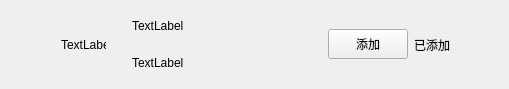
<?xml version="1.0" encoding="UTF-8"?>
<ui version="4.0">
 <class>ApplyFriendItem</class>
 <widget class="QWidget" name="ApplyFriendItem">
  <property name="geometry">
   <rect>
    <x>0</x>
    <y>0</y>
    <width>509</width>
    <height>80</height>
   </rect>
  </property>
  <property name="maximumSize">
   <size>
    <width>16777215</width>
    <height>80</height>
   </size>
  </property>
  <property name="windowTitle">
   <string>Form</string>
  </property>
  <layout class="QHBoxLayout" name="horizontalLayout">
   <property name="topMargin">
    <number>0</number>
   </property>
   <property name="rightMargin">
    <number>0</number>
   </property>
   <property name="bottomMargin">
    <number>0</number>
   </property>
   <item>
    <spacer name="horizontalSpacer">
     <property name="orientation">
      <enum>Qt::Orientation::Horizontal</enum>
     </property>
     <property name="sizeType">
      <enum>QSizePolicy::Policy::Fixed</enum>
     </property>
     <property name="sizeHint" stdset="0">
      <size>
       <width>50</width>
       <height>20</height>
      </size>
     </property>
    </spacer>
   </item>
   <item>
    <widget class="QLabel" name="icon_lb">
     <property name="minimumSize">
      <size>
       <width>45</width>
       <height>45</height>
      </size>
     </property>
     <property name="maximumSize">
      <size>
       <width>45</width>
       <height>45</height>
      </size>
     </property>
     <property name="text">
      <string>TextLabel</string>
     </property>
    </widget>
   </item>
   <item>
    <widget class="QWidget" name="widget" native="true">
     <layout class="QHBoxLayout" name="horizontalLayout_2">
      <item>
       <widget class="QWidget" name="widget_2" native="true">
        <layout class="QVBoxLayout" name="verticalLayout">
         <property name="spacing">
          <number>7</number>
         </property>
         <property name="leftMargin">
          <number>11</number>
         </property>
         <property name="topMargin">
          <number>2</number>
         </property>
         <property name="rightMargin">
          <number>11</number>
         </property>
         <property name="bottomMargin">
          <number>2</number>
         </property>
         <item>
          <widget class="QLabel" name="user_name_lb">
           <property name="minimumSize">
            <size>
             <width>100</width>
             <height>30</height>
            </size>
           </property>
           <property name="maximumSize">
            <size>
             <width>200</width>
             <height>30</height>
            </size>
           </property>
           <property name="text">
            <string>TextLabel</string>
           </property>
          </widget>
         </item>
         <item>
          <widget class="QLabel" name="user_chat_lb">
           <property name="minimumSize">
            <size>
             <width>100</width>
             <height>30</height>
            </size>
           </property>
           <property name="maximumSize">
            <size>
             <width>200</width>
             <height>30</height>
            </size>
           </property>
           <property name="text">
            <string>TextLabel</string>
           </property>
          </widget>
         </item>
        </layout>
       </widget>
      </item>
      <item>
       <spacer name="horizontalSpacer_3">
        <property name="orientation">
         <enum>Qt::Orientation::Horizontal</enum>
        </property>
        <property name="sizeHint" stdset="0">
         <size>
          <width>40</width>
          <height>20</height>
         </size>
        </property>
       </spacer>
      </item>
      <item>
       <widget class="ClickedBtn" name="addBtn">
        <property name="minimumSize">
         <size>
          <width>80</width>
          <height>30</height>
         </size>
        </property>
        <property name="maximumSize">
         <size>
          <width>80</width>
          <height>30</height>
         </size>
        </property>
        <property name="text">
         <string>添加</string>
        </property>
       </widget>
      </item>
      <item>
       <widget class="QLabel" name="already_add_lb">
        <property name="text">
         <string>已添加</string>
        </property>
       </widget>
      </item>
      <item>
       <spacer name="horizontalSpacer_2">
        <property name="orientation">
         <enum>Qt::Orientation::Horizontal</enum>
        </property>
        <property name="sizeType">
         <enum>QSizePolicy::Policy::Fixed</enum>
        </property>
        <property name="sizeHint" stdset="0">
         <size>
          <width>50</width>
          <height>20</height>
         </size>
        </property>
       </spacer>
      </item>
     </layout>
    </widget>
   </item>
  </layout>
 </widget>
 <customwidgets>
  <customwidget>
   <class>ClickedBtn</class>
   <extends>QPushButton</extends>
   <header location="global">clickedbtn.h</header>
  </customwidget>
 </customwidgets>
 <resources/>
 <connections/>
</ui>
